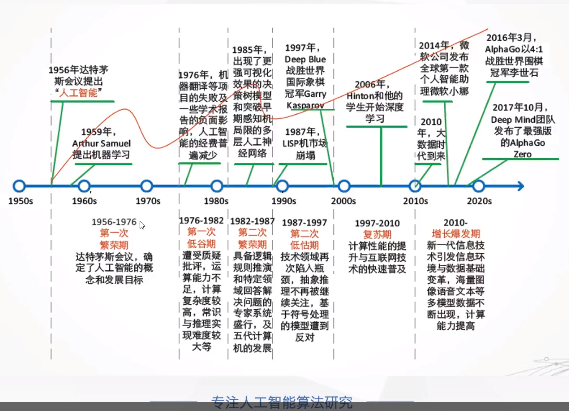
#> input picture 图片/ai0.png, 569 x 411 px, found by its file name
$ python 'Python基础.py'
#> lines starting #> are read from the running program, lines starting #| are printed output that depends on the picture
#dict

print(" \033[1;35mNumber seven\033[0m ".center(40,"*"))
from PIL import Image
import sys
from matplotlib import pyplot as plt
import numpy as np
print(sys.path)
print("AI的起起伏伏")
img = Image.open(U"图片\\ai0.png")
#> img is the input picture: PIL image 569x411 RGBA; mean R, G, B, A 230, 230.2, 230.8, 255
img_data = np.array(img)
plt.imshow(img_data[:,:,0])

print(img_data.shape)
#| (411, 569, 4)
plt.show()
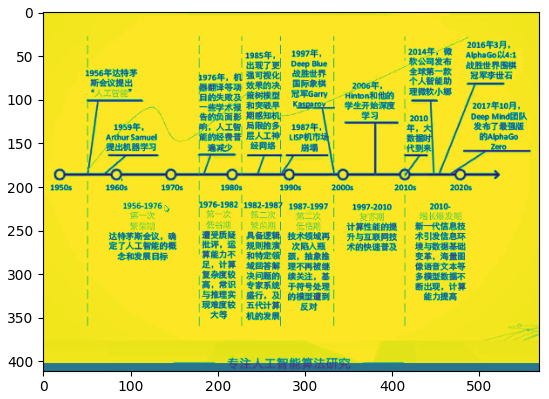
#> figure drawn by matplotlib, 1 panel

# [14 lines of commented-out code are left out]
